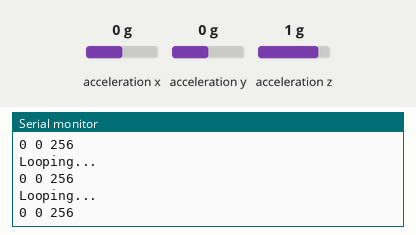
The sketch below on a simulated Arduino Uno, built with avr-gcc and run on an emulated ATmega328P. Parts: the last lines printed to the serial monitor. Wiring (inferred from the names in the program): ADXL345 accelerometer at I2C address 0x53. The inputs (shaded band) are chosen by the test bench; at power-on: acceleration x 0 g, acceleration z 1 g, acceleration y 0 g.

Above: at 1.5 s.
1.6 s: acceleration x set to -1.4 g
At 2.7 s:
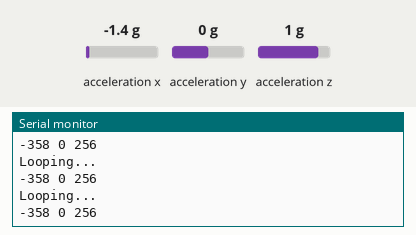
3.1 s: acceleration z set to -1.4 g
At 3.9 s:
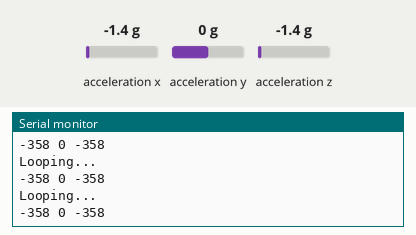
6.1 s: acceleration y set to -1.4 g
At 6.8 s:
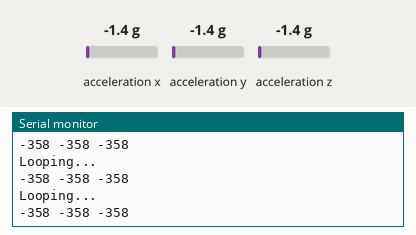

The sketch:

adxl345_to_Arduino_to_Serial.ino
```cpp
#include <Wire.h>

#define DEVICE (0x53)    //ADXL345 device address
#define TO_READ (6)        //num of bytes we are going to read each time (two bytes for each axis)

byte buff[TO_READ] ;    //6 bytes buffer for saving data read from the device
char str[512];                      //string buffer to transform data before sending it to the serial port

void setup()
{
  Wire.begin();        // join i2c bus (address optional for master)
  Serial.begin(115200);  // start serial for output
  Serial.print("\r\nArduino101_ADXL_ArduinoToSerial...  Delaying for 2 seconds... \n");

  //Turning on the ADXL345
  Wire.begin();
   delay(150);
  writeTo(DEVICE, 0x2D, 0);
  writeTo(DEVICE, 0x2D, 16);
  writeTo(DEVICE, 0x2D, 8);
  delay(150);
}

void loop()
{
  int regAddress = 0x32;    //first axis-acceleration-data register on the ADXL345
  int x, y, z;
  Serial.print("Looping...\r\n");
  readFrom(DEVICE, regAddress, TO_READ, buff); //read the acceleration data from the ADXL345

   //each axis reading comes in 10 bit resolution, ie 2 bytes.  Least Significat Byte first!!
   //thus we are converting both bytes in to one int
  x = (((int)buff[1]) << 8) | buff[0];
  y = (((int)buff[3])<< 8) | buff[2];
  z = (((int)buff[5]) << 8) | buff[4];

  //we send the x y z values as a string to the serial port
  sprintf(str, "%d %d %d", x, y, z);
  Serial.print(str);
  Serial.println("\n");

  //It appears that delay is needed in order not to clog the port
  delay(15);
}

//---------------- Functions
//Writes val to address register on device
void writeTo(int device, byte address, byte val) {
   Wire.beginTransmission(device); //start transmission to device
   Wire.write(address);        // send register address
   Wire.write(val);        // send value to write
   Wire.endTransmission(); //end transmission
}

//reads num bytes starting from address register on device in to buff array
void readFrom(int device, byte address, int num, byte buff[]) {
  Wire.beginTransmission(device); //start transmission to device
  Wire.write(address);        //sends address to read from
  Wire.endTransmission(); //end transmission

  Wire.beginTransmission(device); //start transmission to device
  Wire.requestFrom(device, num);    // request 6 bytes from device

  int i = 0;
  while(Wire.available())    //device may send less than requested (abnormal)
  {
    buff[i] = Wire.read(); // receive a byte
    i++;
  }
  Wire.endTransmission(); //end transmission
}
```

Measured:
- after the input at 1.6 s, the serial monitor: prints a new line at once (image 1)
- after the input at 3.1 s, the serial monitor: prints a new line at once (image 2)
- after the input at 6.1 s, the serial monitor: prints a new line at once (image 3)
